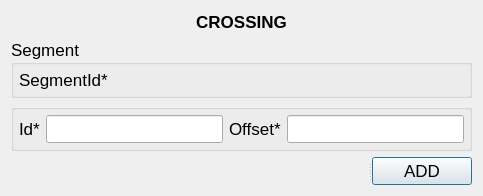
<?xml version="1.0" encoding="UTF-8"?>
<ui version="4.0">
 <class>Crossing</class>
 <widget class="QDialog" name="Crossing">
  <property name="enabled">
   <bool>true</bool>
  </property>
  <property name="geometry">
   <rect>
    <x>0</x>
    <y>0</y>
    <width>483</width>
    <height>196</height>
   </rect>
  </property>
  <property name="font">
   <font>
    <family>Tahoma</family>
    <pointsize>13</pointsize>
   </font>
  </property>
  <property name="contextMenuPolicy">
   <enum>Qt::DefaultContextMenu</enum>
  </property>
  <property name="windowTitle">
   <string notr="true">iSimGis Converter</string>
  </property>
  <property name="windowOpacity">
   <double>4.000000000000000</double>
  </property>
  <property name="toolTip">
   <string notr="true"/>
  </property>
  <property name="statusTip">
   <string notr="true"/>
  </property>
  <property name="sizeGripEnabled">
   <bool>false</bool>
  </property>
  <layout class="QGridLayout" name="gridLayout_3">
   <item row="0" column="0">
    <layout class="QVBoxLayout" name="verticalLayout">
     <item>
      <widget class="QLabel" name="titleLabel">
       <property name="font">
        <font>
         <pointsize>13</pointsize>
         <weight>75</weight>
         <bold>true</bold>
        </font>
       </property>
       <property name="text">
        <string>CROSSING</string>
       </property>
       <property name="alignment">
        <set>Qt::AlignCenter</set>
       </property>
      </widget>
     </item>
     <item>
      <widget class="QGroupBox" name="SegmentGroupBox">
       <property name="title">
        <string>Segment</string>
       </property>
       <layout class="QGridLayout" name="gridLayout">
        <property name="leftMargin">
         <number>5</number>
        </property>
        <property name="topMargin">
         <number>5</number>
        </property>
        <property name="rightMargin">
         <number>5</number>
        </property>
        <property name="bottomMargin">
         <number>5</number>
        </property>
        <item row="0" column="0">
         <widget class="QLabel" name="segmentIdLabel">
          <property name="text">
           <string>SegmentId*</string>
          </property>
         </widget>
        </item>
        <item row="0" column="1">
         <widget class="QLabel" name="segmentId">
          <property name="text">
           <string/>
          </property>
         </widget>
        </item>
       </layout>
      </widget>
     </item>
     <item>
      <widget class="QGroupBox" name="attributeGroup">
       <property name="title">
        <string/>
       </property>
       <layout class="QGridLayout" name="gridLayout_2">
        <property name="leftMargin">
         <number>5</number>
        </property>
        <property name="topMargin">
         <number>5</number>
        </property>
        <property name="rightMargin">
         <number>5</number>
        </property>
        <property name="bottomMargin">
         <number>5</number>
        </property>
        <item row="0" column="0">
         <layout class="QHBoxLayout" name="horizontalLayout">
          <item>
           <widget class="QLabel" name="idLabel">
            <property name="text">
             <string>Id*</string>
            </property>
           </widget>
          </item>
          <item>
           <widget class="QLineEdit" name="id"/>
          </item>
          <item>
           <widget class="QLabel" name="OffsetLabel">
            <property name="text">
             <string>Offset*</string>
            </property>
           </widget>
          </item>
          <item>
           <widget class="QLineEdit" name="offset"/>
          </item>
         </layout>
        </item>
       </layout>
      </widget>
     </item>
     <item>
      <widget class="QSplitter" name="splitter">
       <property name="orientation">
        <enum>Qt::Horizontal</enum>
       </property>
       <widget class="QLabel" name="errorMessage">
        <property name="font">
         <font>
          <italic>true</italic>
         </font>
        </property>
        <property name="styleSheet">
         <string notr="true">color: rgb(255, 20, 27)</string>
        </property>
        <property name="text">
         <string/>
        </property>
       </widget>
       <widget class="QPushButton" name="actionButton">
        <property name="maximumSize">
         <size>
          <width>100</width>
          <height>100</height>
         </size>
        </property>
        <property name="text">
         <string>ADD</string>
        </property>
       </widget>
      </widget>
     </item>
    </layout>
   </item>
  </layout>
 </widget>
 <resources/>
 <connections/>
</ui>
